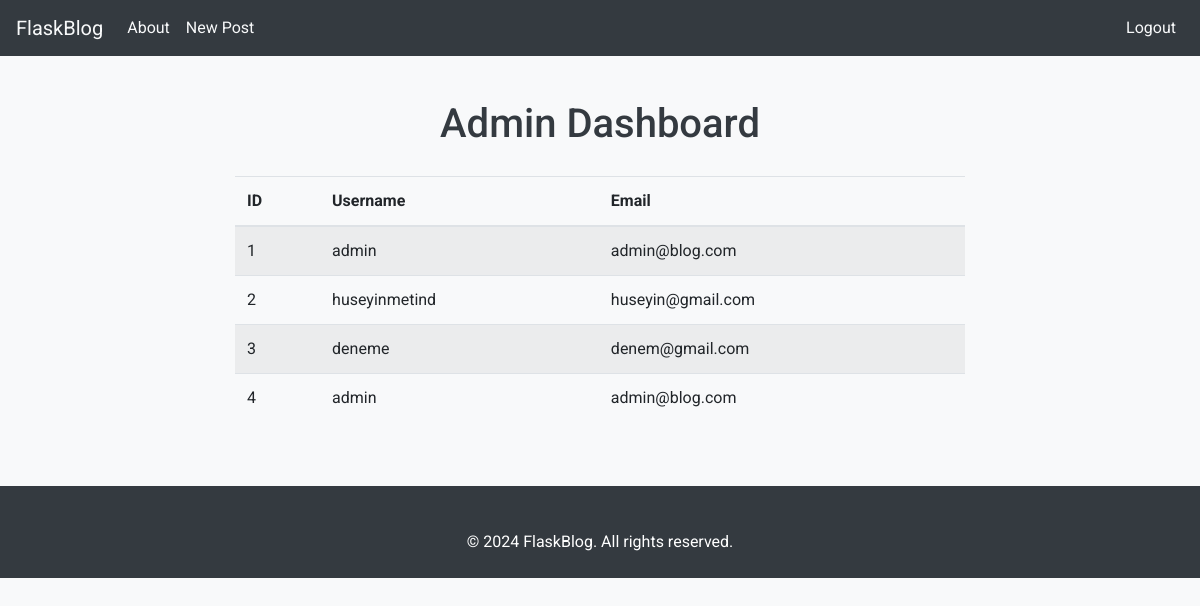
The page /admin (signed in) on the database its author committed.
### tables this page shows
CREATE TABLE users (
    id INTEGER PRIMARY KEY AUTOINCREMENT,
    username TEXT NOT NULL,
    email TEXT NOT NULL,
    password TEXT NOT NULL
);

### app.py (the view)
@app.route("/admin")
def admin():
    if session.get("username") != "admin":
        return redirect(url_for("index"))
    conn = get_connection()
    users = conn.execute("SELECT * FROM users").fetchall()
    conn.close()
    return render_template("admin.html", users=users)

### app.py (called while the page is built)
def get_connection():
    conn = sqlite3.connect("database.db")
    conn.row_factory = sqlite3.Row
    return conn

### templates/admin.html
{% extends 'base.html' %}
{% block content %}
<div class="row">
    <div class="col-md-8 mx-auto">
        <h1>{% block title %} Admin Dashboard {% endblock %}</h1>
        <table class="table table-striped">
            <thead>
                <tr>
                    <th>ID</th>
                    <th>Username</th>
                    <th>Email</th>
                </tr>
            </thead>
            <tbody>
                {% for user in users %}
                <tr>
                    <td>{{ user['id'] }}</td>
                    <td>{{ user['username'] }}</td>
                    <td>{{ user['email'] }}</td>
                </tr>
                {% endfor %}
            </tbody>
        </table>
    </div>
</div>
{% endblock %}

### static/style/style.css (style rules this page uses)
body { font-family: 'Roboto', sans-serif; background-color: #f8f9fa; color: #343a40; margin: 0; padding: 0; }
h1, h2 { text-align: center; color: #343a40; padding: 20px; }

### rows shown on the page
users: id "1", username "admin", email "admin@blog.com"
users: id "2", username "huseyinmetind", email "huseyin@gmail.com"
users: id "3", username "deneme", email "denem@gmail.com"
users: id "4", username "admin", email "admin@blog.com"
